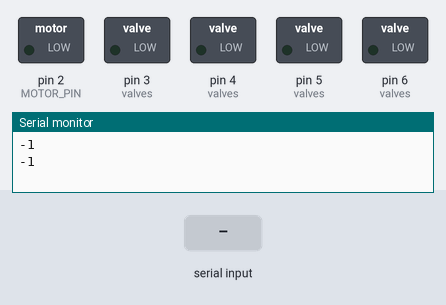
The sketch below on a simulated Arduino Uno, built with avr-gcc and run on an emulated ATmega328P. Shown: switched loads named in the sketch (green lamp = pin HIGH), the last lines printed to the serial monitor. Inputs (shaded band) come from the test bench.

Above: at 2.0 s.
2.1 s: "1 90 45\n" received over Serial
At 3.8 s:
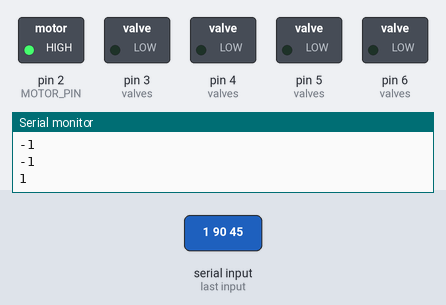
5.1 s: "90 45\n" received over Serial
At 21.5 s:
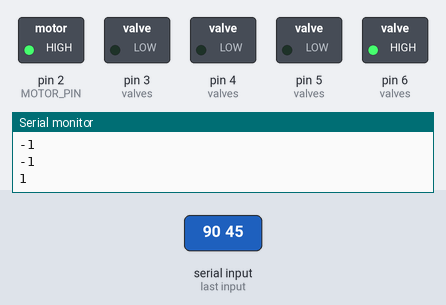
Timing chart, 0 to 40.5 s (numbered marks = the images above; inputs shaded):
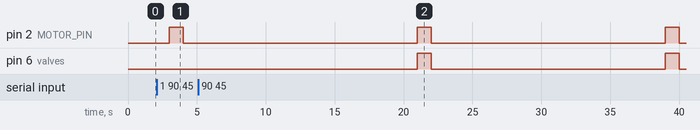

The sketch:

watering-node.ino
```cpp
#define PLACE_NAME "kipos"
#define MOTOR_PIN 2

enum Status {
  ON = 1, OFF = 0
};

struct Valve {
  const int pin;
  Status state;
};


struct Stop {
  int valveIndex;
  int durationOpenMinutes;
};

Valve valves[] = {
  {3, OFF},
  {4, OFF},
  {5, OFF},
  {6, OFF}
};


int numberOfValves = sizeof(valves) / sizeof(Valve);
unsigned long irrigationStartTime = 0;
unsigned long valveOpenTime = 0;
int irrigationPeriodMinutes = 18000;
Status irrigationStatus = OFF;
Stop stops[16] = {
  {0, 2800},
  {1, 2800},
  {2, 1200},
  {3, 3800}
};
int numberOfStops = 4;
int currentStop = 0;

void setup() {
  pinMode(MOTOR_PIN, OUTPUT);
  for (int i = 0; i < numberOfValves; i++) { // set all control pins as output
    pinMode(valves[i].pin, OUTPUT);
  }

  stopMotor();
  for (int i = 0; i < numberOfValves; i++) { // close all valves
    closeValve(i);
  }

  Serial.begin(9600);
}

void loop() {

  unsigned long timeElapsed = millis() - irrigationStartTime;
  if (timeElapsed > irrigationPeriodMinutes) { // irrigation start
    startIrrigation();
  }

  int currentValve = stops[currentStop].valveIndex;
  if (irrigationStatus == ON) {
    if (valves[currentValve].state == OFF) {
      openValve(currentValve);
    }
    timeElapsed = millis() - valveOpenTime;
    if (timeElapsed > stops[currentStop].durationOpenMinutes) {
      closeValve(currentValve);
      currentStop++; // proceed to next valve
      if (currentStop == numberOfStops) {
        stopIrrigation();
      }
    }
  }

  printStatus();
  delay(1000);

  if (Serial.available() > 0) {
    int newStatus = parseInput();
    switch (newStatus) {

      case ON:
        if (irrigationStatus == OFF) {
          startIrrigation();
        }
        break;

      case OFF:
        if (irrigationStatus == ON) {
          int currentValve = stops[currentStop].valveIndex;
          closeValve(currentValve);
          stopIrrigation();
        }
        break;

      default:
        Serial.println("invalid command");

    }
  }
}

int parseInput() {
    String tokens[16];
    String input = Serial.readStringUntil('\n');
    input = input.substring(0, input.length() - 1); // strip carriage return
    int index = 0;
    int previousSpaceIndex = 0;
    int spaceIndex = input.indexOf(' ');
    while (spaceIndex != -1) {
      tokens[index] = input.substring(previousSpaceIndex, spaceIndex);
      previousSpaceIndex = spaceIndex;
      spaceIndex = input.indexOf(' ', spaceIndex + 1);
      index++;
    }
    tokens[index] = input.substring(previousSpaceIndex);
    index++;
    char command = tokens[0].charAt(0);
    int stopIndex = 0;
    for (int i = 1; i < index; i = i + 2) {
       stops[stopIndex].valveIndex = tokens[i].toInt() - 1; // valve 1 is at index 0 and so on...
       stops[stopIndex].durationOpenMinutes = tokens[i + 1].toInt();
       stopIndex++;
    }
    if (stopIndex > 0) {
      numberOfStops = stopIndex;
    }
    return command - '0';
}

void startIrrigation() {
  irrigationStartTime = millis();
  startMotor();
  irrigationStatus = ON;
  currentStop = 0;
}

void stopIrrigation() {
  stopMotor();
  irrigationStatus = OFF;
}

void startMotor() {
  digitalWrite(MOTOR_PIN, HIGH);
}

void stopMotor() {
  digitalWrite(MOTOR_PIN, LOW);
}

void openValve(int index) {
  digitalWrite(valves[index].pin, HIGH);
  valves[index].state = ON;
  valveOpenTime = millis();
}

void closeValve(int index) {
  digitalWrite(valves[index].pin, LOW);
  valves[index].state = OFF;
}

void printStatus() {
  if (irrigationStatus == ON) {
    Serial.println(currentStop + 1);
  } else {
    Serial.println(-1);
  }
}
```

Measured:
- after the input at 2.1 s, pin 2 (MOTOR_PIN): LOW → HIGH after 0.90 s, → LOW 1.0 s later
- after the input at 5.1 s, pin 6 (valves): alternates HIGH for 1.0 s and LOW for 17.0 s, starting after 15.9 s
